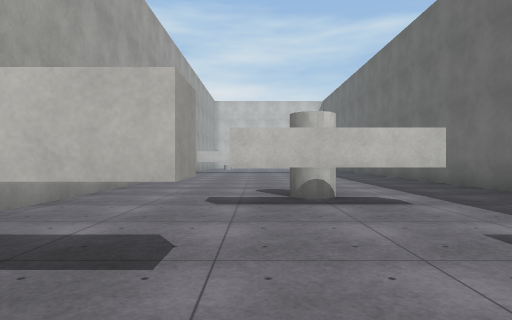
[1] (above)

24 first-person views from a walk through a scene from a Unity 3-D project. The camera is 1.2 m above the floor, looks level and sees 75° across. The floor is counted in squares, 2 m on a side. Each view is taken from the middle of a square. On the plan, view 1 faces up. The plan holds only what a view shows up to about 10 squares ahead; the rest is blank. The place goes on beyond the plan. The player is left out. Surface patterns are stand-ins for the level's own textures.

[2]
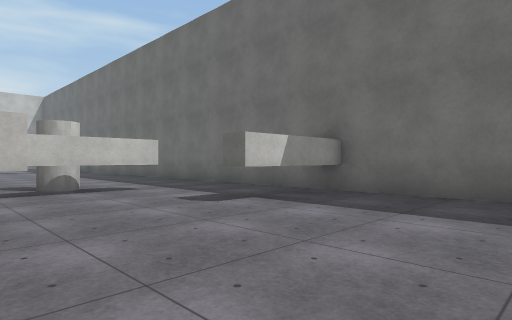

[3]
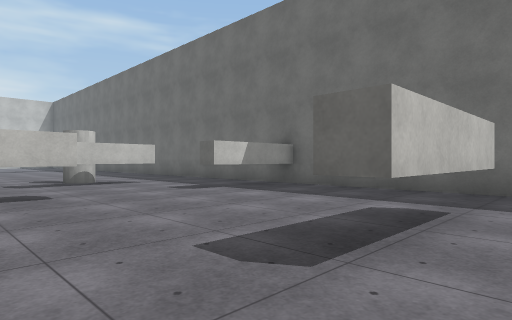

[4]
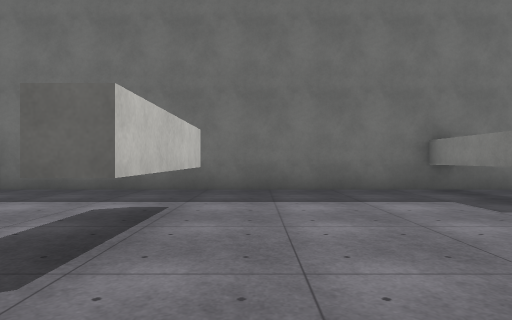

[5]
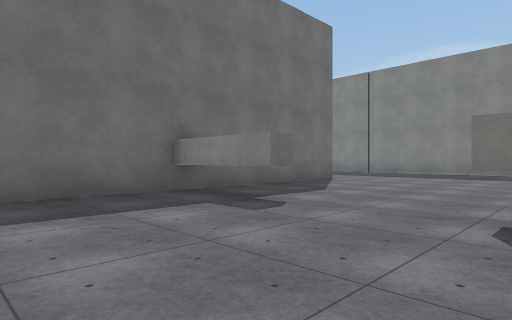

[6]
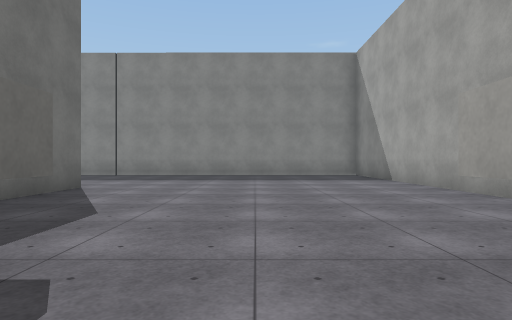

[7]
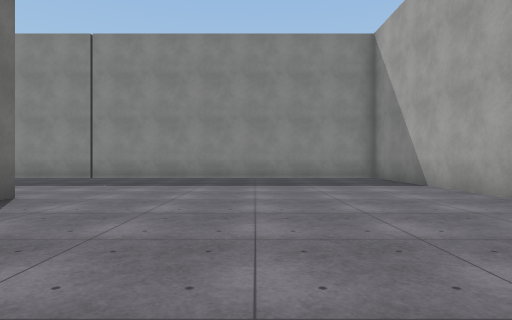

[8]
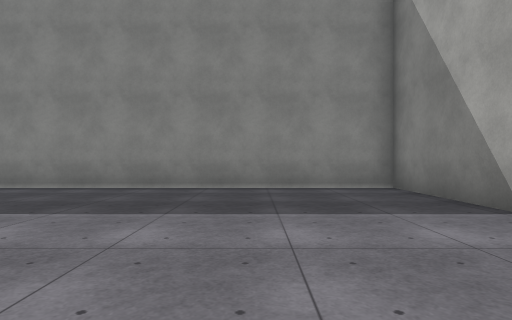

[9]
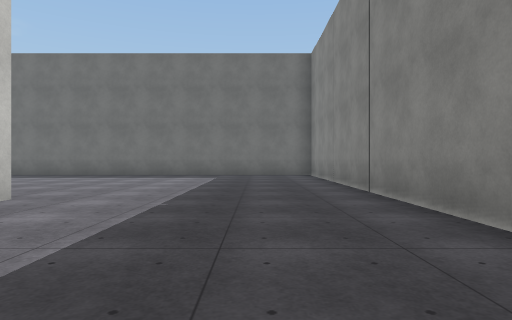

[10]
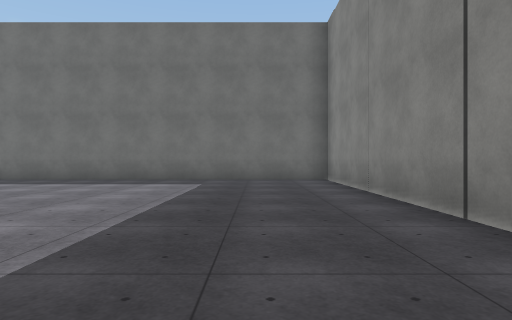

[11]
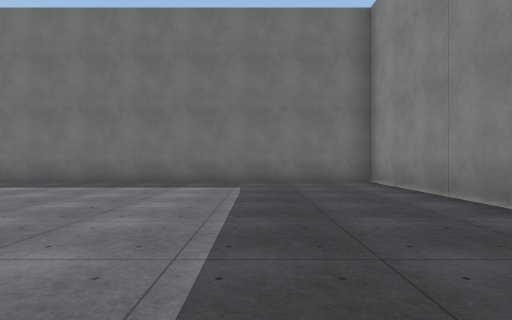

[12]
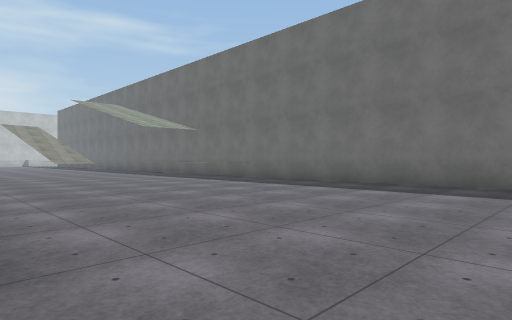

[13]
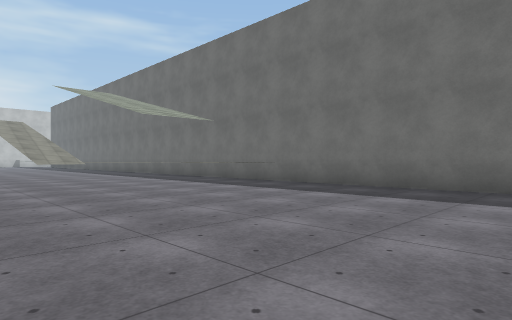

[14]
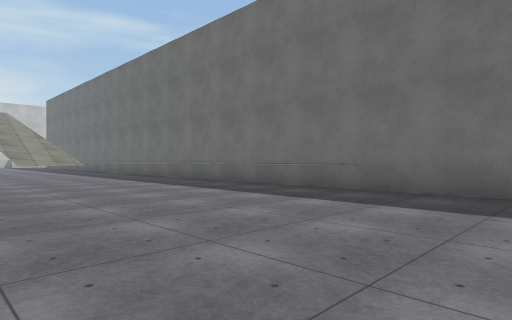

[15]
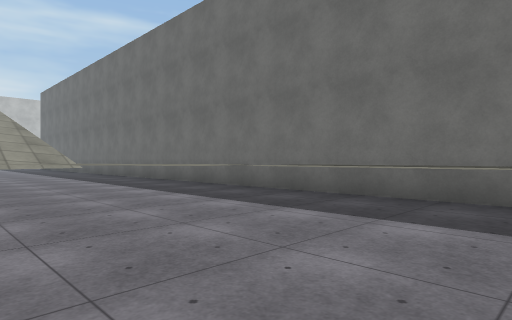

[16]
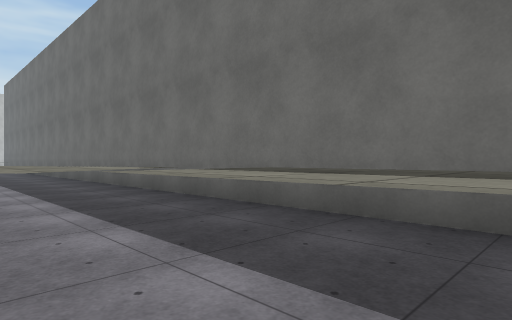

[17]
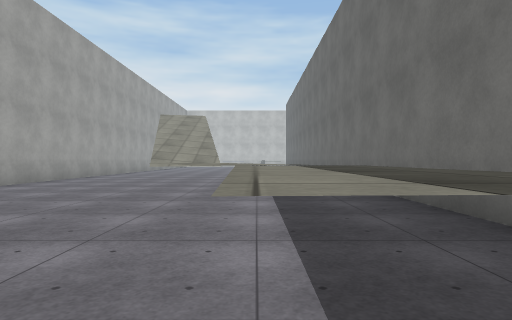

[18]
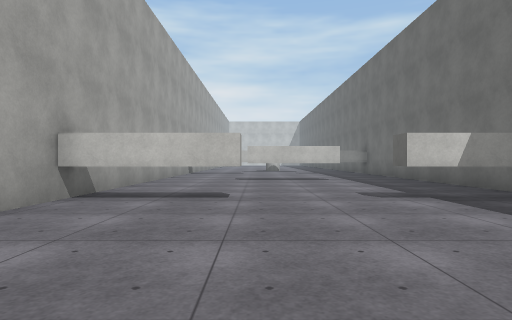

[19]
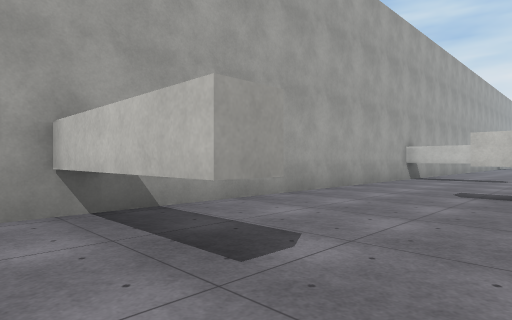

[20]
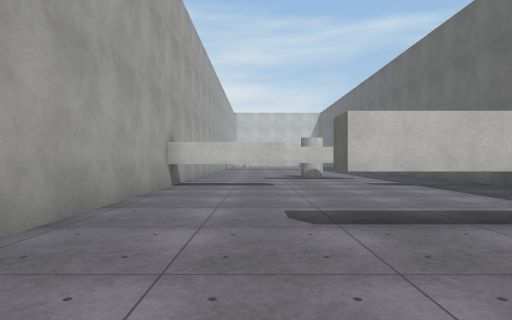

[21]
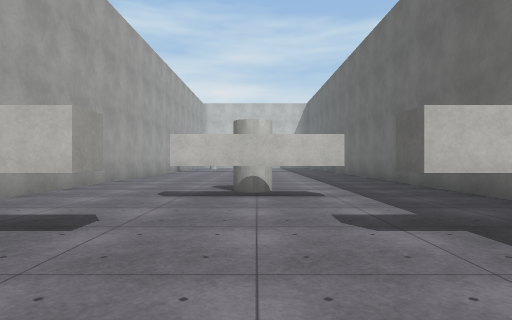

[22]
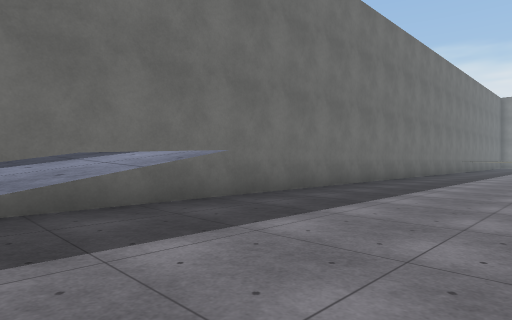

[23]
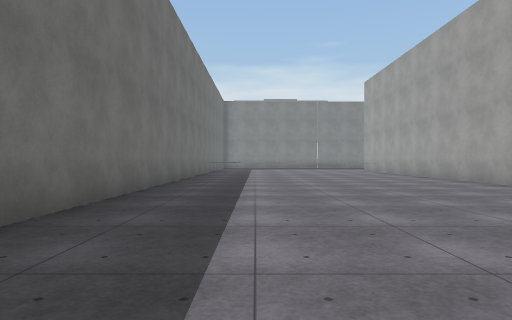

[24]
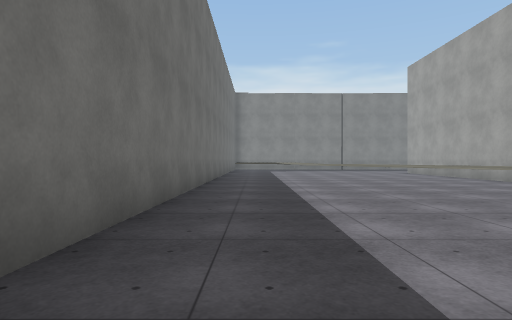

### Floor plan
Key: @ floor where view 1 was taken; # wall or solid block; . floor; / step, stairs or slope; = window, fence, low wall or low ledge; ^ raised ledge; T thing the floor can be seen under or through; O other object.
Columns run from 3 left of view 1 to 13 right of it. Each row starts with its distance up from view 1.
  9 #.......#   .//
  8 #.......#   ..//#
  7 #.......#   ... #
  6 #...O...#   ^  ^#
  5 #...O...#     ..#
  4 #..#.#..#    ...#
  3 #.......#   ....#
  2 #TT...###. .....#
  1 #.......#.......#
  0 #..@....#...##..#
 -1 #.......#. .##..#
 -2 #.......#. ...^.#
 -3 #..###..#. ..^^.#
 -4 #.......#. ...^^#
 -5 #.......#. ...^^#
 -6 #.......#. ...^^#
 -7 #.......#.....^^#
 -8 #TT...###.......#
 -9 #.......#.......#
-10 #.......#.......#
-11 #.......#.......#
-12 #.......#.......#
-13 #.......#.......#
-14 #...............#
-15 #...............#
-16 #...............#
-17 #...............#
-18 #...............#
-19 #...............#
-20 #############=##

Positions as (right, up) in squares from view 1, and headings:
1: (0, 0), facing up
2: (-1, -2), facing up-right
3: (-2, -4), facing up-right
4: (-2, -4), facing right
5: (-1, -4), facing down-right
6: (1, -6), facing down
7: (1, -8), facing down
8: (0, -12), facing down
9: (0, -17), facing right
10: (3, -17), facing right
11: (4, -16), facing right
12: (5, -15), facing up-right
13: (6, -13), facing up-right
14: (7, -10), facing up-right
15: (8, -7), facing up-right
16: (10, -6), facing up-right
17: (11, -8), facing up
18: (0, -13), facing up
19: (1, -9), facing up-left
20: (-1, -6), facing up
21: (1, -1), facing up
22: (9, 9), facing down-right
23: (11, 5), facing down
24: (12, 2), facing down
